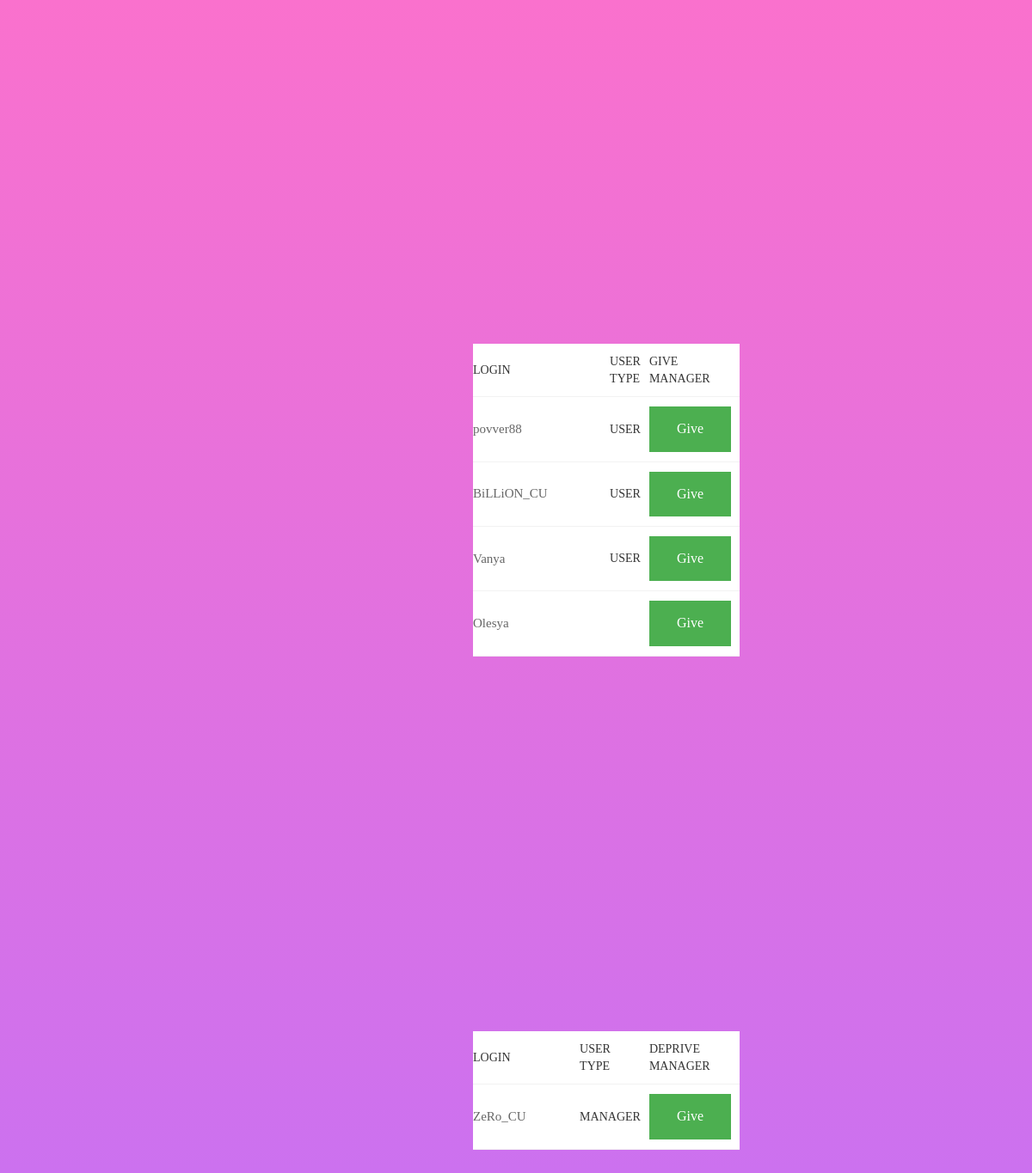
/localhost/admin/userslist.php (signed in), run on an earlier commit of the app's database.
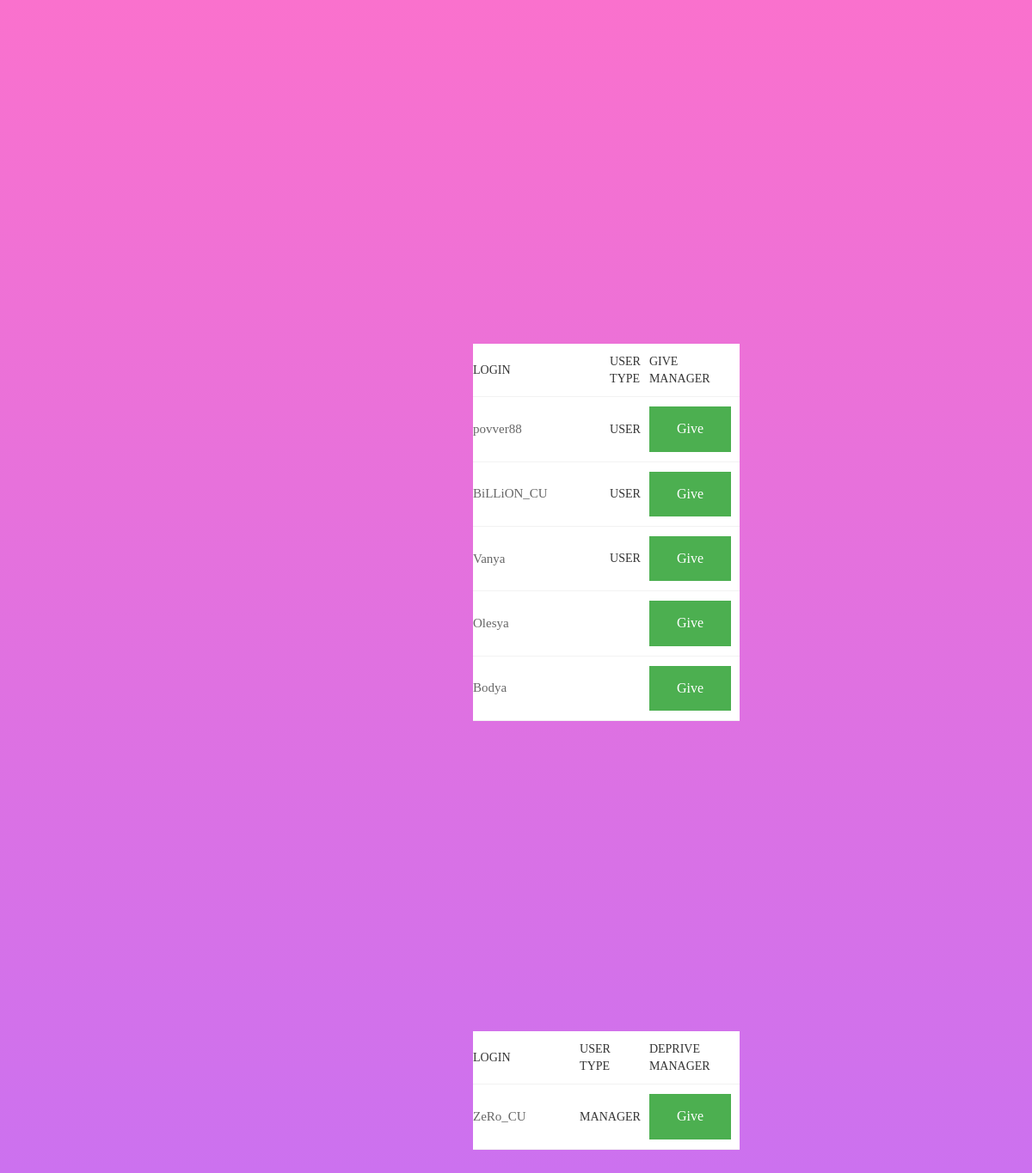
And on a later commit of the database.
### tables this page shows
CREATE TABLE `user` (
  `Login` varchar(200) NOT NULL,
  `Phone` varchar(200) NOT NULL,
  `Email` varchar(200) NOT NULL,
  `Pass` varchar(32) NOT NULL,
  `Id` int(11) NOT NULL,
  `Opt` varchar(255) NOT NULL,
  `Usertype` varchar(255) NOT NULL
);

CREATE TABLE `managers` (
  `Login` varchar(255) NOT NULL,
  `Phone` varchar(255) NOT NULL,
  `Email` varchar(255) NOT NULL,
  `Pass` varchar(255) NOT NULL,
  `Id` int(11) NOT NULL,
  `Usertype` varchar(255) NOT NULL,
  `Opt` varchar(255) NOT NULL
);

### localhost/admin/userslist.php (the view, shortened to what this page needs)
<?php
$db = mysqli_connect('localhost', 'root', '', 'users');
$resultUser = mysqli_query($db,"SELECT * FROM user");
$resultMeneg = mysqli_query($db,"SELECT * FROM managers");
?>
<!DOCTYPE html>
<html lang="en">
<head>
    <link rel="stylesheet" type="text/css" href="vendor/bootstrap/css/bootstrap.min.css">
    <link rel="stylesheet" type="text/css" href="fonts/font-awesome-4.7.0/css/font-awesome.min.css">
    <link rel="stylesheet" type="text/css" href="vendor/animate/animate.css">
    <link rel="stylesheet" type="text/css" href="vendor/select2/select2.min.css">
    <link rel="stylesheet" type="text/css" href="vendor/perfect-scrollbar/perfect-scrollbar.css">
    <link rel="stylesheet" type="text/css" href="css/util.css">
    <link rel="stylesheet" type="text/css" href="css/main.css">
</head>
<body>
<div class="limiter">
    <div class="container-table100">
        <div class="wrap-table100">
            <div class="table100 ver1">
                <div class="table100-firstcol">
                    <table>
                        <thead>
                        <tr class="row100 head">
                            <th class="cell100 column1">Login</th>
                            <th class="cell100 column1">User Type</th>
                            <th class="cell100 column1">Give Manager</th>
                        </tr>
                        </thead>
                        <tbody>
                        <?php while($row = mysqli_fetch_array($resultUser)) : ?>
                            <form action="givemanage.php" method="post">
                                <tr class="row100 body">
                                    <td class="cell100 column1"> <input type="hidden" name="login" value="<?php echo $row['Login']?>"><?php echo $row['Login']?></td>
                                    <th class="cell100 column1"><?php echo $row['Usertype']?></th>
                                    <th class="cell100 column1">
                                        <input class="button" type="submit" value="Give">
                                    </th>
                                </tr>
                            </form>
                        <?php endwhile;?>
                        </tbody>
                    </table>
                </div>
            </div>
        </div>
    </div>
    <div class="container-table200">
        <div class="wrap-table100">
            <div class="table100 ver1">
                <div class="table100-firstcol">
                    <table>
                        <thead>
                        <tr class="row100 head">
                            <th class="cell100 column1">Login</th>
                            <th class="cell100 column1">User Type</th>
                            <th class="cell100 column1">Deprive Manager</th>
                        </tr>
                        </thead>
                        <tbody>
                        <?php while($row = mysqli_fetch_array($resultMeneg)) : ?>
                            <form action="deprivemanag.php" method="post">
                                <tr class="row100 body">
                                    <td class="cell100 column1"> <input type="hidden" name="login" value="<?php echo $row['Login']?>"><?php echo $row['Login']?></td>
                                    <th class="cell100 column1"><?php echo $row['Usertype']?></th>
                                    <th class="cell100 column1">
                                        <input class="button" type="submit" value="Give">
                                    </th>
                                </tr>
                            </form>
                        <?php endwhile;?>
                        </tbody>
                    </table>
                </div>
            </div>
        </div>
    </div>
</div>
</body>
</html>

### localhost/admin/css/main.css (style rules this page uses)
* { margin: 0px; padding: 0px; box-sizing: border-box; }
body, html { height: 100%; font-family: sans-serif; }
input { display: block; outline: none; border: none !important; }
.limiter { width: 100%; margin: 0 auto; background: #fa71cd; background: -webkit-linear-gradient(bottom, #c471f5, #fa71cd); background: -o-linear-gradient(bottom, #c471f5, #fa71cd); background: -moz-linear-gradient(bottom, #c471f5, #fa71cd); background: linear-gradient(bottom, #c471f5, #fa71cd); }
.container-table100 { width: 300px; margin: 0 auto; min-height: 100vh; display: -webkit-box; display: -webkit-flex; display: -moz-box; display: -ms-flexbox; display: flex; flex-wrap: wrap; align-items: center; justify-content: center; padding: 33px 100px; }
.container-table200 { width: 300px; margin: 0 auto; min-height: 100vh; display: -webkit-box; display: -webkit-flex; display: -moz-box; display: -ms-flexbox; display: flex; flex-wrap: wrap; align-items: center; justify-content: center; padding: 33px 100px; }
.wrap-table100 { width: 100%; }
.table100 { background-color: #fff; }
table { width: 100%; }
th, td { font-weight: unset; padding-right: 10px; }
.button { background-color: #4CAF50; border: none; color: white; padding: 15px 32px; text-align: center; text-decoration: none; display: inline-block; font-size: 16px; }
.column1 { width: 100%; }
.table100 th { padding-top: 11px; padding-bottom: 11px; }
.table100 td { padding-top: 26px; padding-bottom: 26px; }
.table100 { width: 100%; position: relative; }
.table100-firstcol { background-color: #fff; position: absolute; z-index: 1000; width: 310px; top: 0; left: 0; }
.table100-firstcol table { background-color: #fff; }
.table100-firstcol table { background-color: transparent; }
.table100.ver1 th { font-family: Roboto-Bold; font-size: 14px; color: #333333; line-height: 1.4; text-transform: uppercase; }
.table100.ver1 td { font-family: Roboto-Medium; font-size: 15px; line-height: 1.4; }
.table100.ver1 .table100-firstcol td { color: #666666; }
.table100.ver1 tr { border-bottom: 1px solid #f2f2f2; }

What changed in the data, as far as the page shows it:
added user: Login "Bodya"
